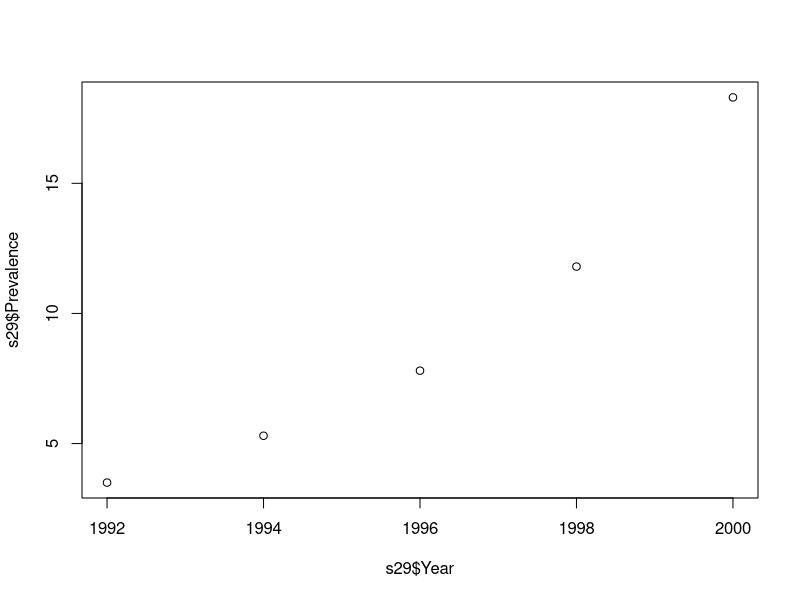
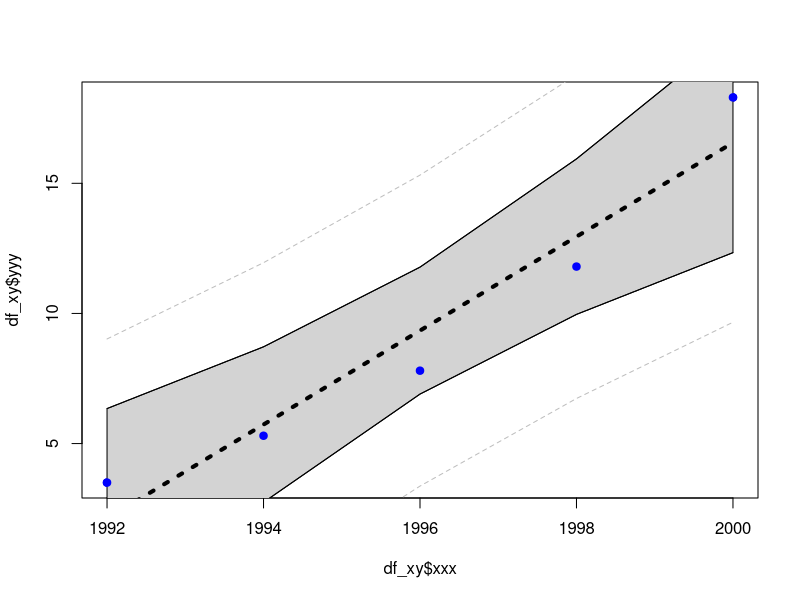
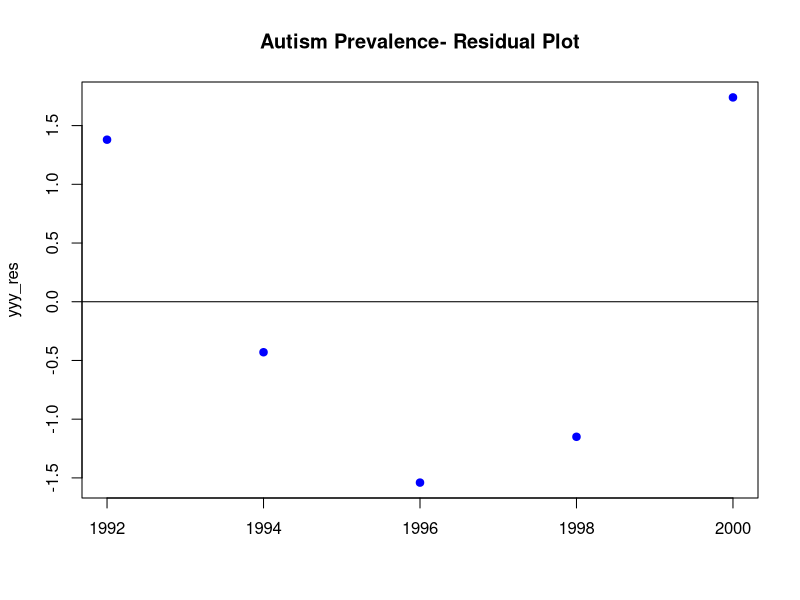
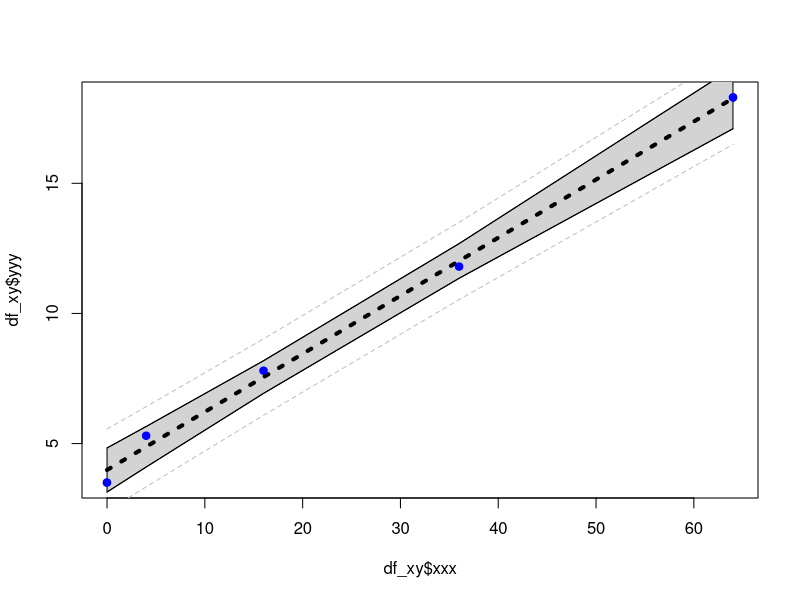
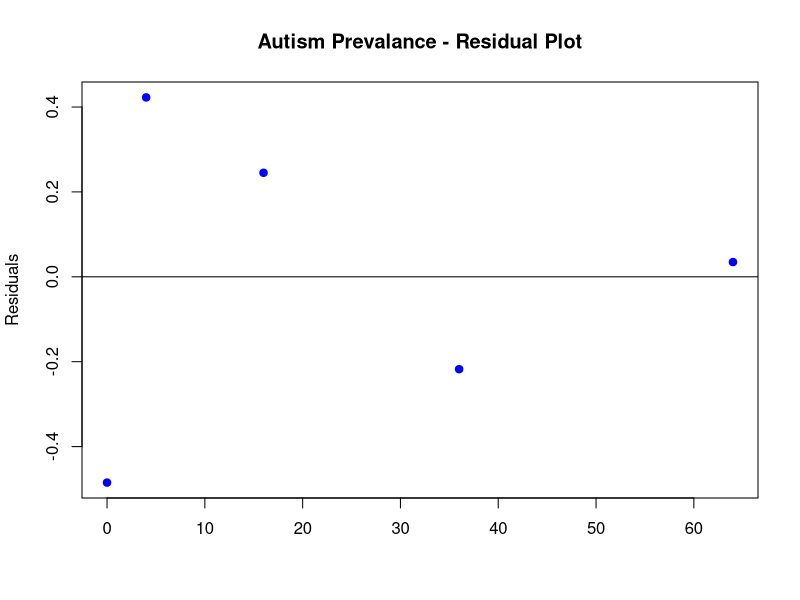
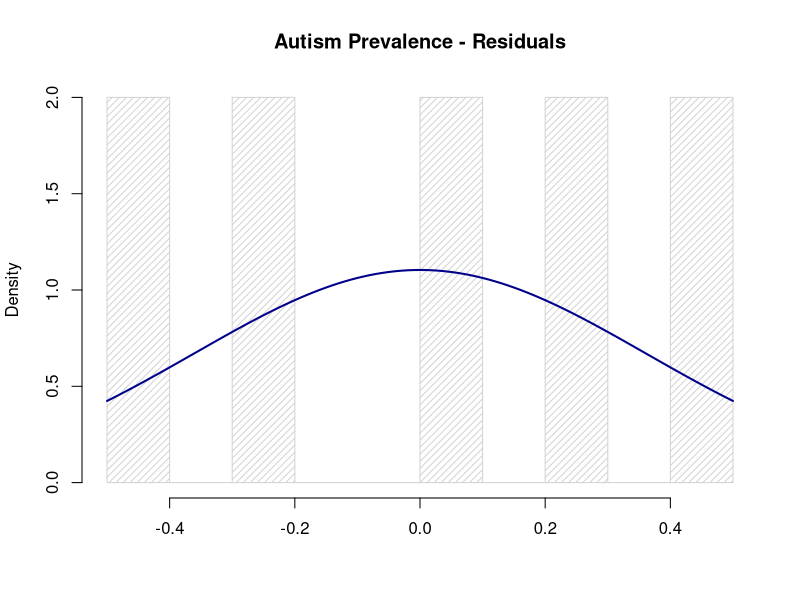

These charts were generated, in order, by the following R code:
## ---- chunk 1
knitr::opts_chunk$set(echo = TRUE)
## ---- chunk 2

home_dir <- "~/_smu/_src/autism/"
setwd(home_dir)
data_dir <- "./data"
setwd(data_dir)

s29 <- read.csv("ex0829.csv", stringsAsFactors = FALSE)

setwd(home_dir)

plot(s29$Prevalence ~ s29$Year)

# ... define data set to analyze 

s29$x2 <- (s29$Year - 1992) * (s29$Year - 1992)

df_xy <- data.frame(s29$Year, s29$Prevalence, s29$x2)

names(df_xy) <- c("xxx", "yyy", "x2")

str(df_xy)

## ---- chunk 3


fit_all <- lm(yyy ~ xxx, data = df_xy)

df_xy_conf_int <- as.data.frame(predict(fit_all, df_xy , interval = "confidence"))

plot(df_xy$yyy ~ df_xy$xxx, col = 'blue', pch = 19)
polygon(c(df_xy$xxx, rev(df_xy$xxx)),
		c(df_xy_conf_int$lwr, rev(df_xy_conf_int$upr)),col="lightgrey")

lines(fit_all$fitted.values ~ df_xy$xxx, col = 'black', lwd = 4, lty = 3)

lines(df_xy_conf_int$lwr ~ df_xy$xxx, col = 'black', lwd = 1)
lines(df_xy_conf_int$upr ~ df_xy$xxx, col = 'black', lwd = 1)

points(df_xy$yyy ~ df_xy$xxx, col = 'blue', pch = 19)

df_xy_pred_int <- as.data.frame(predict(fit_all, df_xy, interval = "predict"))

lines(df_xy_pred_int$lwr ~ df_xy$xxx, col = 'grey', lwd = 1, lty = 2)
lines(df_xy_pred_int$upr ~ df_xy$xxx, col = 'grey', lwd = 1, lty = 2)

## ---- chunk 4

summary(fit_all)

## ---- chunk 5

b0 <- fit_all$coefficients[1]
b1 <- fit_all$coefficients[2]

## ---- chunk 6

yyy_res = resid(fit_all)

plot(df_xy$xxx, yyy_res, 
     pch = 19,
	 col = "blue",
	 xlab="", 
     main="Autism Prevalence- Residual Plot") 
abline(0, 0)

## ---- chunk 7

df_xy$xxx <- df_xy$x2

fit_all <- lm(yyy ~ xxx, data = df_xy)

df_xy_conf_int <- as.data.frame(predict(fit_all, df_xy , interval = "confidence"))

plot(df_xy$yyy ~ df_xy$xxx, col = 'blue', pch = 19)
polygon(c(df_xy$xxx, rev(df_xy$xxx)),
		c(df_xy_conf_int$lwr, rev(df_xy_conf_int$upr)),col="lightgrey")

lines(fit_all$fitted.values ~ df_xy$xxx, col = 'black', lwd = 4, lty = 3)

lines(df_xy_conf_int$lwr ~ df_xy$xxx, col = 'black', lwd = 1)
lines(df_xy_conf_int$upr ~ df_xy$xxx, col = 'black', lwd = 1)

points(df_xy$yyy ~ df_xy$xxx, col = 'blue', pch = 19)

df_xy_pred_int <- as.data.frame(predict(fit_all, df_xy, interval = "predict"))

lines(df_xy_pred_int$lwr ~ df_xy$xxx, col = 'grey', lwd = 1, lty = 2)
lines(df_xy_pred_int$upr ~ df_xy$xxx, col = 'grey', lwd = 1, lty = 2)

## ---- chunk 8

summary(fit_all)

## ---- chunk 9

alpha <- 0.05
dof <- dim(df_xy)[1] - 2
crit_value <- qt(1 - alpha/2, dim(df_xy)[1] - 2)

t_value <- coef(summary(fit_all))["xxx","t value"]
p_value <- coef(summary(fit_all))["xxx","Pr(>|t|)"]

if (p_value < alpha)
{
	acc_rej <- "Reject Ho"
	is_is_not_1 <- "is"
	is_is_not_2 <- "is not"
	does_does_not <- "does not"
} else {
	acc_rej <- "Do not Reject Ho"
	is_is_not_1 <- "is not"
	is_is_not_2 <- "is"
	does_does_not <- "does"
}

cnf_intrvl <- confint(fit_all, 'xxx', level = 1 - alpha)
cnf_intrvl_lwr <- cnf_intrvl[1,1]
cnf_intrvl_upr <- cnf_intrvl[1,2]

print_cnf_intrvl <- paste0(sprintf("(%9.3f", cnf_intrvl_lwr), sprintf(", %9.3f)", cnf_intrvl_upr))

## ---- chunk 10

alpha <- 0.05
dof <- dim(df_xy)[1] - 2
crit_value <- qt(1 - alpha/2, dim(df_xy)[1] - 2)

t_value <- coef(summary(fit_all))["(Intercept)","t value"]
p_value <- coef(summary(fit_all))["(Intercept)","Pr(>|t|)"]

if (p_value < alpha)
{
	acc_rej <- "Reject Ho"
	is_is_not <- "is"
	does_does_not <- "does not"
} else {
	acc_rej <- "Do not Reject Ho"
	is_is_not <- "is not"
	does_does_not <- "does"
}

cnf_intrvl <- confint(fit_all, '(Intercept)', level = 1 - alpha)
cnf_intrvl_lwr <- cnf_intrvl[1,1]
cnf_intrvl_upr <- cnf_intrvl[1,2]

print_cnf_intrvl <- paste0(sprintf("(%9.3f", cnf_intrvl_lwr), sprintf(", %9.3f)", cnf_intrvl_upr))

## ---- chunk 11

b0 <- fit_all$coefficients[1]
b1 <- fit_all$coefficients[2]

## ---- chunk 12

yyy_res = resid(fit_all)

plot(df_xy$xxx, yyy_res, 
     pch = 19,
	 col = "blue",
	 ylab="Residuals",
	 xlab="", 
     main="Autism Prevalance - Residual Plot") 
abline(0, 0)

## ---- chunk 13

res_mean <- mean(yyy_res)
res_std <- sqrt(var(yyy_res))

hist(yyy_res, density=20, breaks = 10, prob = TRUE, 
     xlab="",
#	 ylim=c(0, 10), 
     main="Autism Prevalence - Residuals")

curve(dnorm(x, mean = res_mean, sd = res_std),
	  col = "darkblue",
	  lwd = 2,
	  add = TRUE,
	  yaxt = "n")

## ---- chunk 14
r2 <- summary.lm(fit_all, r.squared=TRUE)$r.squared
r2_format <- sprintf("%8.2f %%", r2*100)
non_r2_format <- sprintf("%8.2f %%", (1.0 - r2)*100)
